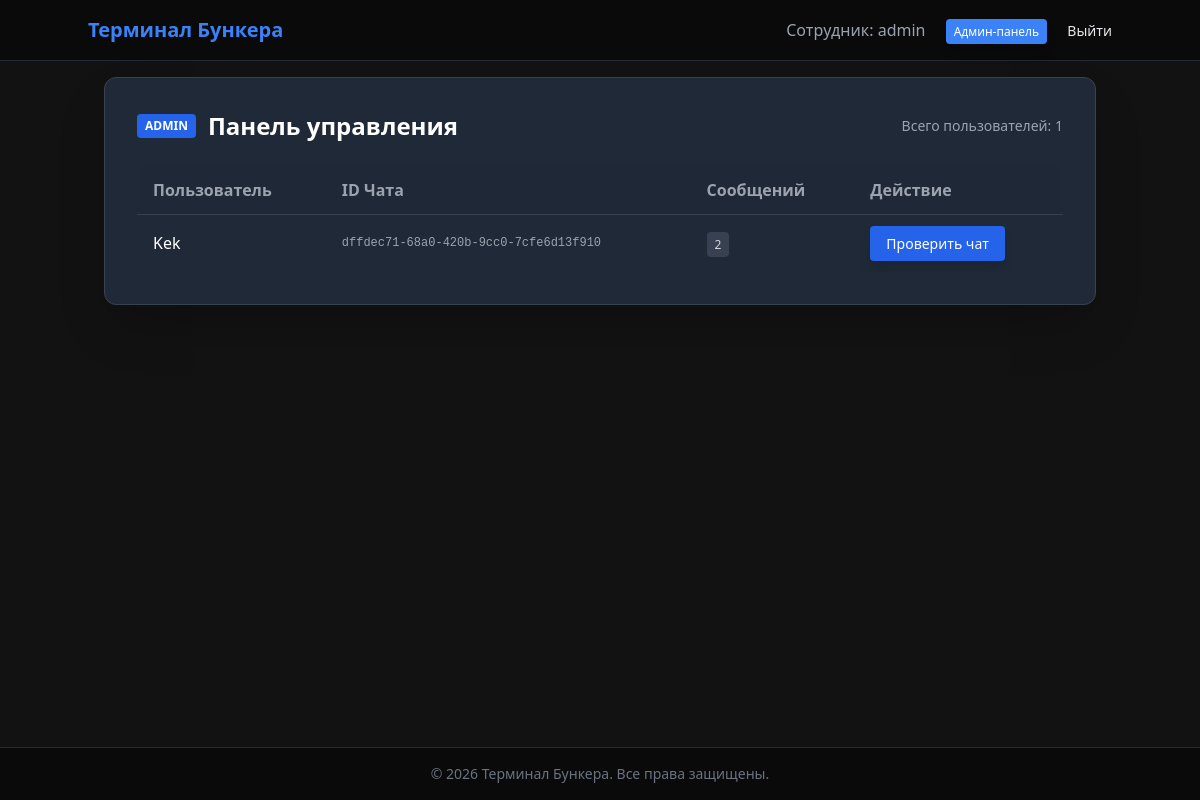
The page /admin (signed in) on the database its author committed.
### database.py (models this page shows)
class User(Base):
    __tablename__ = "users"
    id = Column(Integer, primary_key=True, index=True)
    username = Column(String, unique=True, index=True)
    hashed_password = Column(String)
    is_admin = Column(Boolean, default=False)
    chats = relationship("Chat", back_populates="owner")

class Chat(Base):
    __tablename__ = "chats"
    id = Column(String, primary_key=True, default=lambda: str(uuid.uuid4()))
    user_id = Column(Integer, ForeignKey("users.id"))
    created_at = Column(DateTime, default=datetime.datetime.utcnow)
    owner = relationship("User", back_populates="chats")
    messages = relationship("Message", back_populates="chat")

### main.py (the view)
@app.get("/admin", response_class=HTMLResponse)
async def admin_dashboard(request: Request, current_user: User = Depends(get_current_user), db: Session = Depends(get_db)):
    if not current_user or not current_user.is_admin:
        raise HTTPException(status_code=403, detail="Доступ запрещен. Только для администраторов.")
    users = db.query(User).filter(User.is_admin == False).all()
    user_chats = []
    for u in users:
        chat = db.query(Chat).filter(Chat.user_id == u.id).order_by(Chat.created_at.desc()).first()
        if chat:
            msg_count = db.query(Message).filter(Message.chat_id == chat.id).count()
            user_chats.append({"username": u.username, "chat_id": chat.id, "msg_count": msg_count})
    return templates.TemplateResponse("admin_dashboard.html", {
        "request": request,
        "user": current_user,
        "user_chats": user_chats
    })

### templates/admin_dashboard.html
{% extends "base.html" %}
{% block content %}
<div class="flex-grow flex flex-col">
    <div class="bg-secondary p-8 rounded-xl shadow-2xl border border-gray-700 w-full">
        <div class="flex justify-between items-center mb-6">
            <h2 class="text-2xl font-bold text-white flex items-center">
                <span class="bg-blue-600 text-xs px-2 py-1 rounded mr-3 uppercase">Admin</span>
                Панель управления
            </h2>
            <div class="text-sm text-gray-400">
                Всего пользователей: {{ user_chats|length }}
            </div>
        </div>
        <div class="overflow-x-auto">
            <table class="w-full text-left border-collapse">
                <thead>
                    <tr class="border-b border-gray-700 text-gray-400 bg-gray-800/50">
                        <th class="py-3 px-4 rounded-tl-lg">Пользователь</th>
                        <th class="py-3 px-4">ID Чата</th>
                        <th class="py-3 px-4">Сообщений</th>
                        <th class="py-3 px-4 rounded-tr-lg">Действие</th>
                    </tr>
                </thead>
                <tbody>
                    {% for item in user_chats %}
                    <tr class="border-b border-gray-800 hover:bg-gray-800/50 transition">
                        <td class="py-4 px-4 text-white font-medium">{{ item.username }}</td>
                        <td class="py-4 px-4 text-gray-400 font-mono text-xs">{{ item.chat_id }}</td>
                        <td class="py-4 px-4 text-gray-300">
                            <span class="bg-gray-700 px-2 py-1 rounded text-xs">{{ item.msg_count }}</span>
                        </td>
                        <td class="py-4 px-4">
                            <a href="/proverk/chat/{{ item.username }}/{{ item.chat_id }}"
                               class="bg-blue-600 hover:bg-blue-500 text-white px-4 py-2 rounded text-sm transition shadow-lg">
                                Проверить чат
                            </a>
                        </td>
                    </tr>
                    {% else %}
                    <tr>
                        <td colspan="4" class="py-8 text-center text-gray-500 bg-dark/50 rounded-b-lg">
                            Пока нет ни одного зарегистрированного пользователя с чатом.
                        </td>
                    </tr>
                    {% endfor %}
                </tbody>
            </table>
        </div>
    </div>
</div>
{% endblock %}

### templates/base.html (shortened to what this page needs)
<!DOCTYPE html>
<html lang="ru" class="dark">
<head>
    <script src="https://cdn.tailwindcss.com"></script>
</head>
<body class="min-h-screen flex flex-col font-sans antialiased">
    <nav class="bg-darker border-b border-gray-800 p-4">
        <div class="container mx-auto flex justify-between items-center">
            <a href="/" class="text-xl font-bold text-primary">Терминал Бункера</a>
            <div>
                {% if user %}
                    <span class="mr-4 text-gray-400">Сотрудник: {{ user.username }}</span>
                    {% if user.is_admin %}
                        <a href="/admin" class="mr-4 text-xs bg-primary text-white px-2 py-1 rounded hover:bg-blue-500 transition shadow-lg">Админ-панель</a>
                    {% endif %}
                    <a href="/logout" class="text-sm hover:text-white transition">Выйти</a>
                {% else %}
                    <a href="/" class="text-sm hover:text-white transition">Вход</a>
                {% endif %}
            </div>
        </div>
    </nav>
    <main class="flex-grow container mx-auto p-4 flex flex-col">
        {% block content %}{% endblock %}
    </main>
    <footer class="bg-darker border-t border-gray-800 p-4 text-center text-sm text-gray-500">
        &copy; 2026 Терминал Бункера. Все права защищены.
    </footer>
</body>
</html>

### templates/base.html (style rules this page uses)
body { background-color: #121212; color: #e5e7eb; }

### rows shown on the page
User: username "admin"
User: username "Kek"
Chat: chat_id "dffdec71-68a0-420b-9cc0-7cfe6d13f910"

### other values the page prints
{{ user_chats|length }} "1"
{{ item.msg_count }} "2"
